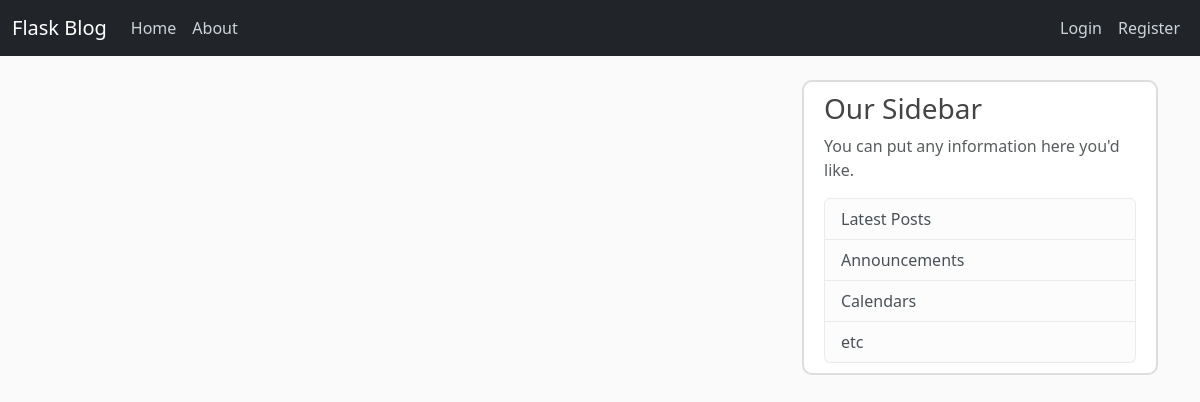
/home, run on an earlier commit of the app's database.
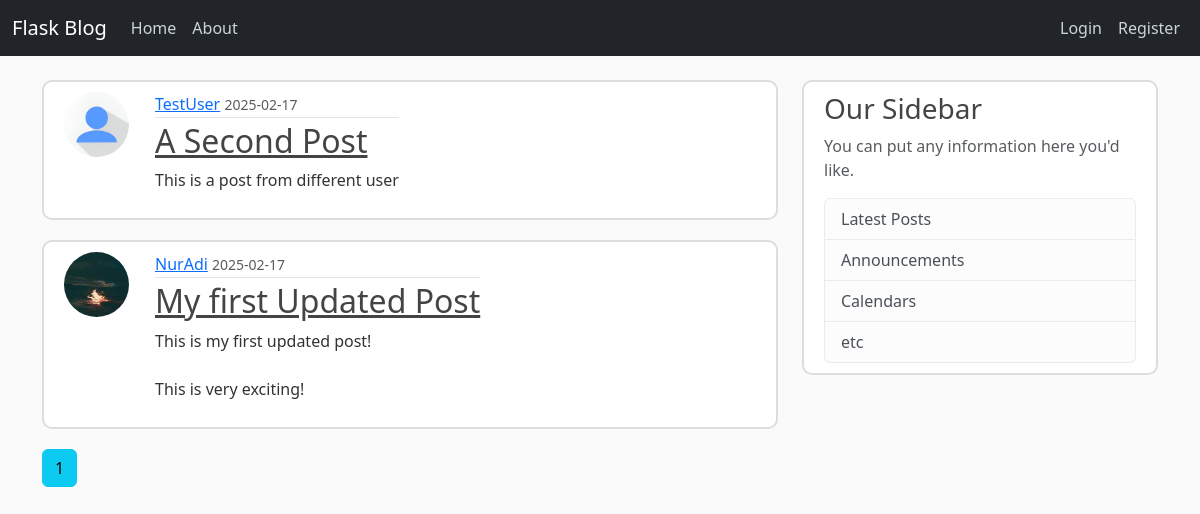
And on a later commit of the database.
### flaskblog/models.py (models this page shows, shortened)
class Post(db.Model):
    id = db.Column(db.Integer, primary_key=True)
    title = db.Column(db.String(20), nullable=False)
    date_posted = db.Column(db.DateTime, nullable=False, default=datetime.now)
    content = db.Column(db.Text, nullable=False)
    user_id = db.Column(db.Integer, db.ForeignKey('user.id'), nullable=False)

class User(db.Model, UserMixin):
    id = db.Column(db.Integer, primary_key=True)
    username = db.Column(db.String(20), unique=True, nullable=False)
    email = db.Column(db.String(120), unique=True, nullable=False)
    image_file = db.Column(db.String(20), nullable=False, default='default.jpg')
    password = db.Column(db.String(60), nullable=False)
    posts = db.relationship('Post', backref='author', lazy=True)

### flaskblog/main/routes.py (the view)
@main.route('/')
@main.route('/home')
def home():
    page = request.args.get('page', 1, type=int)
    posts = Post.query.order_by(Post.date_posted.desc()).paginate(page=page, per_page=5)
    return render_template('home.html', posts=posts)

### flaskblog/templates/home.html
{% extends 'layout.html' %}
{% block content %}
    {% for post in posts %}
        <article class="media content-section">
            <img class="rounded-circle article-img" src="{{ url_for('static', filename='profile_pics/' + post.author.image_file) }}">
          <div class="media-body">
            <div class="article-metadata">
              <a class="mr-2" href="{{ url_for('users.user_posts', username=post.author.username) }}">{{ post.author.username }}</a>
              <small class="text-muted">{{ post.date_posted.strftime('%Y-%m-%d') }}</small>
            </div>
            <h2><a class="article-title" href="{{ url_for('posts.post', post_id=post.id )}}">{{ post.title }}</a></h2>
            <p class="article-content">{{ post.content }}</p>
          </div>
        </article>
    {% endfor %}
    {% for page_num in posts.iter_pages(left_edge=1, right_edge=1, left_current=1, right_current=2) %}
        {% if page_num %}
            {% if page_num == posts.page %}
                <a class="btn btn-info mb-4" href="{{ url_for('main.home', page=page_num) }}">{{ page_num }}</a>
            {% else %}
                <a class="btn btn-outline-info mb-4" href="{{ url_for('main.home', page=page_num) }}">{{ page_num }}</a>
            {% endif %}
        {% else %}
            ...
        {% endif %}
    {% endfor %}
{% endblock content %}

What changed in the data, as far as the page shows it:
added Post: image_file (placeholder picture), author.username "TestUser", date_posted "2025-02-17", title "A Second Post", content "This is a post from different user"
added Post: image_file (picture), author.username "NurAdi", date_posted "2025-02-17", title "My first Updated Post", content "This is my first updated post! This is very exciting!"
Also different on the page:
new list line: "1"
